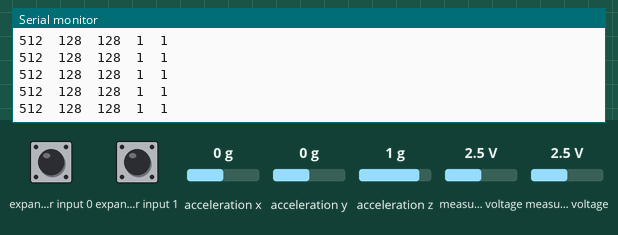
Bench run of a sketch on a simulated Arduino Uno, built with avr-gcc and run on an emulated ATmega328P. On the bench: the last lines printed to the serial monitor. Wiring (inferred from the names in the program): Wii Nunchuk at I2C address 0x52. The inputs (shaded band) are chosen by the test bench; at power-on: measured voltage 2.5 V, expander input 0 HIGH, expander input 1 HIGH, acceleration x 0 g, acceleration y 0 g, acceleration z 1 g.

Above: at 1.3 s.
1.4 s: measured voltage (sensor 200) set to 2.1 V
At 2.3 s:
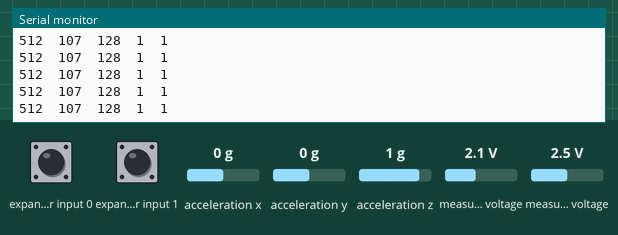
4.4 s: measured voltage (sensor 200) set to 1.8 V
At 5.4 s:
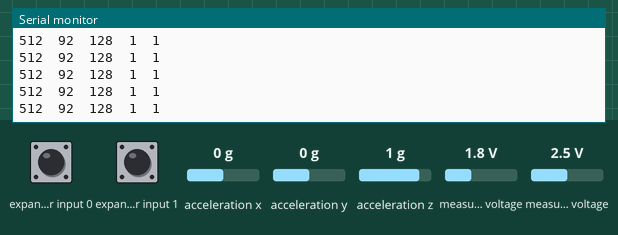
10.4 s: measured voltage (sensor 201) set to 2.1 V
At 11.3 s:
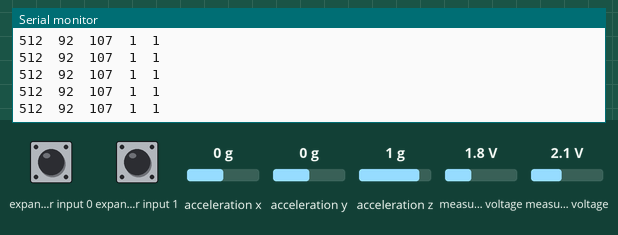
13.4 s: measured voltage (sensor 201) set to 1.8 V
At 14.4 s:
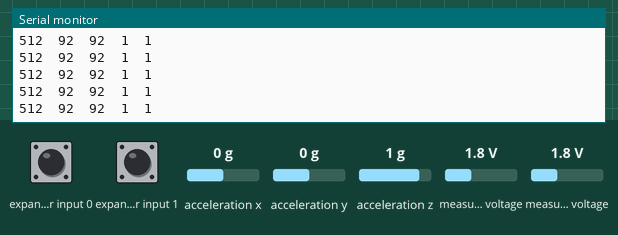
Timing chart, 0 to 16.4 s (numbered marks = the images above; inputs shaded):
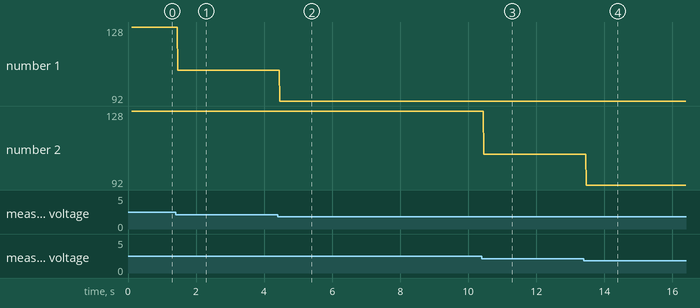

The sketch:

ReadingJoystickWithWireLibrary.ino
```cpp
//	https://free-electrons.com/labs/doc/nunchuk.pdf
//	https://github.com/rkrishnasanka/ArduinoNunchuk
//	http://www.robotshop.com/media/files/PDF/inex-zx-nunchuck-datasheet.pdf

#include <Wire.h>
#define nunchuk_ID 0x52
unsigned char buffer[6];
int count = 0;

void setup () {
  Serial.begin (9600);
  Wire.begin ();
  Wire.beginTransmission (nunchuk_ID);
  Wire.write (0x40);
  Wire.write (0x00);
  Wire.endTransmission ();
  delay (100);
}

void loop ()  {
  Wire.requestFrom (nunchuk_ID, 6);
  while (Wire.available ()) {
    buffer[count] = nunchuk_decode_byte (Wire.read());
    count++;
  }
  if (count >= 5) {
    print ();
  }
  count = 0;
  send_zero ();
  delay (10);
}

void send_zero () {
  Wire.beginTransmission (nunchuk_ID);
  Wire.write (0x00);
  Wire.endTransmission ();
}

void print () {
  unsigned char joy_x_axis;
  unsigned char joy_y_axis;
  unsigned char z_button;
  unsigned char c_button;
  int accel_x_axis;
  joy_x_axis = buffer[0];
  joy_y_axis = buffer[1];
  accel_x_axis = (buffer[2]) << 2;
  if ((buffer[5] & 0x01)!=0)
  { z_button = 1; }
  else
  { z_button = 0; }
  if ((buffer[5] & 0x02)!=0)
  { c_button = 1; }
  else
  { c_button = 0; }
  accel_x_axis += ((buffer[5]) >> 2) & 0x03;

  Serial.print (joy_x_axis, DEC);
  Serial.print ("\t");
  Serial.print (joy_y_axis, DEC);
  Serial.print ("\t");
  Serial.print (z_button, DEC);
  Serial.print ("\t");
  Serial.print (c_button, DEC);
  Serial.print ("\r\n");
  Serial.print (accel_x_axis, DEC);
  Serial.print ("\t");
}

char nunchuk_decode_byte (char x) {
  x = (x ^ 0x17) + 0x17;
  return x;
}
```

Measured:
- after the input at 1.4 s, the serial monitor: prints a new line after 0.06 s (image 1)
- after the input at 4.4 s, the serial monitor: prints a new line after 0.06 s (image 2)
- after the input at 10.4 s, the serial monitor: prints a new line after 0.05 s (image 3)
- after the input at 13.4 s, the serial monitor: prints a new line after 0.07 s (image 4)
- plotted number 1: 128 → 107 after the input at 1.4 s, 107 → 92 after the input at 4.4 s
- plotted number 2: 128 → 107 after the input at 10.4 s
